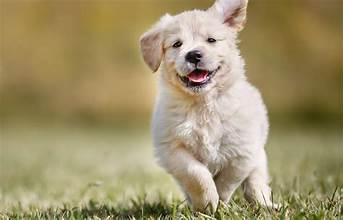
#> input picture dog.jpg, 343 x 220 px
$ jupyter execute --allow-errors lab_1.ipynb   (shell and % lines are left out)
#> lines starting #> are read from the running program, lines starting #| are printed output that depends on the picture
[cell 1]
import cv2
print(cv2.__version__)

[cell 2]
img = cv2.imread('dog.jpg')
#> img is the input picture: shape (220, 343, 3); mean B, G, R 106.7, 146.3, 160.2

[cell 3]
import matplotlib.pyplot as plt

[cell 4]
plt.imshow(img)#looking green due to BGR but default RGB --cv2
plt.show()

[cell 5]
img_rgb = cv2.cvtColor(img,cv2.COLOR_BGR2RGB)

[cell 6]
plt.imshow(img_rgb)#now correct input see difference
plt.show()

[cell 7]
img_rgb.shape
#> Out = (220, 343, 3)

[cell 8]
type(img_rgb)

[cell 9]
gray = cv2.cvtColor(img, cv2.COLOR_BGR2GRAY)
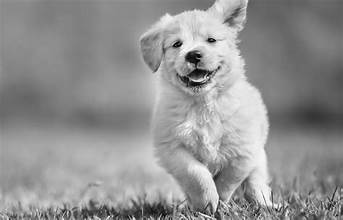
#> gray: shape (220, 343); min 1, max 253, mean 146

[cell 10]
plt.imshow(gray)#why not gray?? looking green due to default color scheme
plt.show()

[cell 11]
plt.imshow(gray, cmap='gray')#make colormap gray---> grayscale
plt.show()

[cell 12]
plt.imshow(img_rgb[:,:,0], cmap='gray')#make color channel red ---> grayscale
plt.show()
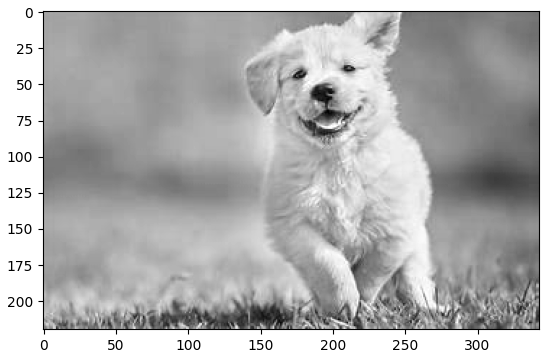
#> figure drawn by matplotlib, 1 panel

[cell 13]
plt.imshow(img_rgb[:,:,1], cmap='gray')#make color channel green ---> grayscale
plt.show()
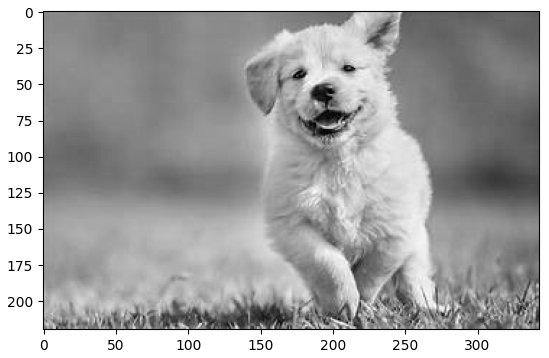
#> figure drawn by matplotlib, 1 panel

[cell 14]
plt.imshow(img_rgb[:,:,2], cmap='gray')#make color channel blue ---> grayscale
plt.show()
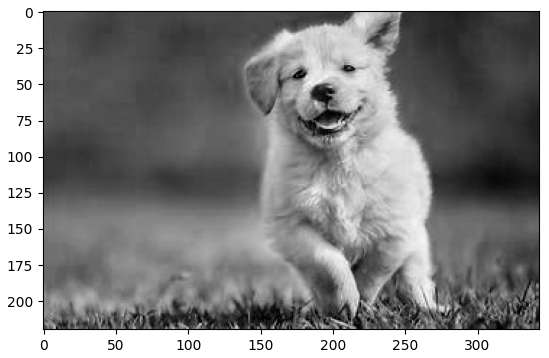
#> figure drawn by matplotlib, 1 panel

## Find the difference between above 3 Images??

[cell 15]
fig = plt.figure(figsize=(10,6))
axe = fig.add_subplot(111)
axe.imshow(img_rgb)
axe.axis('off')
axe.set_title('Image DIsplay!')

[cell 16]
resizable = cv2.resize(img_rgb, (300,300))
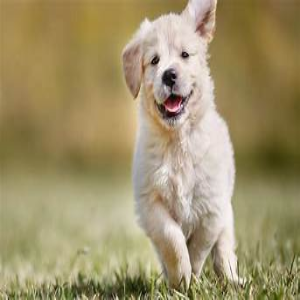
#> resizable: shape (300, 300, 3); mean R, G, B 160.1, 146.2, 106.6

[cell 17]
fig = plt.figure(figsize=(10,6))
axe = fig.add_subplot(111)
axe.imshow(resizable)
axe.axis('off')
axe.set_title('Image DIsplay!')

[cell 18]
cv2.line(img_rgb,(10,10), (50,20),(0,0,255),5)
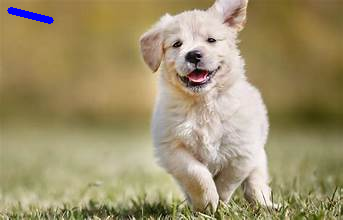
#> img_rgb: shape (220, 343, 3); mean R, G, B 159.5, 145.8, 107.5
plt.imshow(img_rgb)
plt.show()

$ run again, with blob.jpg copied over dog.jpg
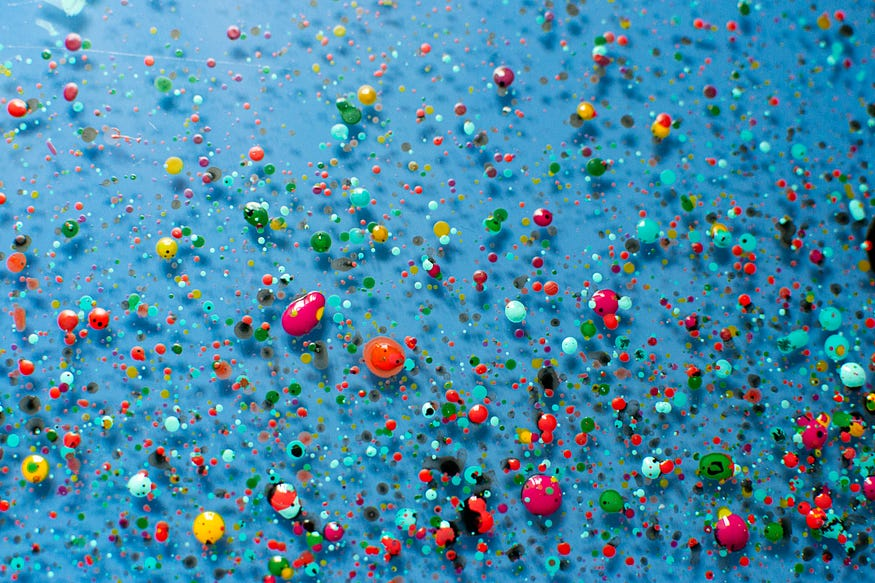
#> input picture blob.jpg, 875 x 583 px
#> img is the input picture: shape (583, 875, 3); mean B, G, R 168.7, 137.9, 69.2
#> `resizable = cv2.resize(img_rgb, (300,300))`:
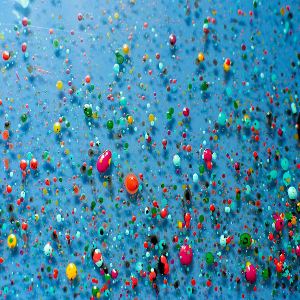
#> resizable: shape (300, 300, 3); mean R, G, B 69.1, 137.8, 168.6
#> `cv2.line(img_rgb,(10,10), (50,20),(0,0,255),5)`:
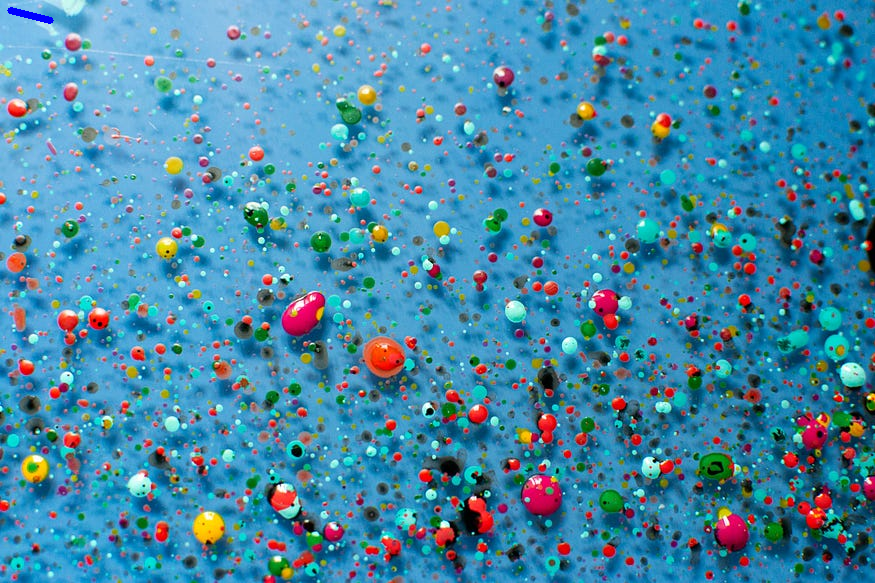
#> img_rgb: shape (583, 875, 3); mean R, G, B 69.1, 137.8, 168.8
